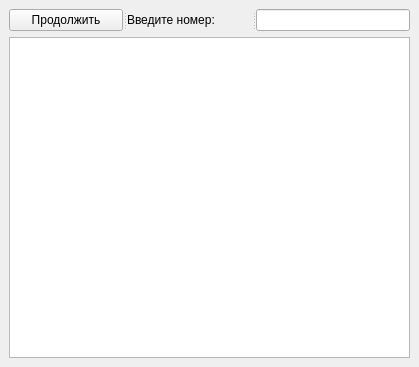
<?xml version="1.0" encoding="UTF-8"?>
<ui version="4.0">
 <class>MainWindow</class>
 <widget class="QMainWindow" name="MainWindow">
  <property name="geometry">
   <rect>
    <x>0</x>
    <y>0</y>
    <width>419</width>
    <height>367</height>
   </rect>
  </property>
  <property name="windowTitle">
   <string>MainWindow</string>
  </property>
  <widget class="QWidget" name="centralwidget">
   <layout class="QVBoxLayout" name="verticalLayout">
    <item>
     <widget class="QSplitter" name="splitter">
      <property name="orientation">
       <enum>Qt::Horizontal</enum>
      </property>
      <widget class="QPushButton" name="pushButton">
       <property name="text">
        <string>Продолжить</string>
       </property>
      </widget>
      <widget class="QLabel" name="label">
       <property name="text">
        <string>Введите номер:</string>
       </property>
      </widget>
      <widget class="QLineEdit" name="lineEdit"/>
     </widget>
    </item>
    <item>
     <widget class="QTextBrowser" name="textBrowser"/>
    </item>
   </layout>
  </widget>
 </widget>
 <resources/>
 <connections/>
</ui>
